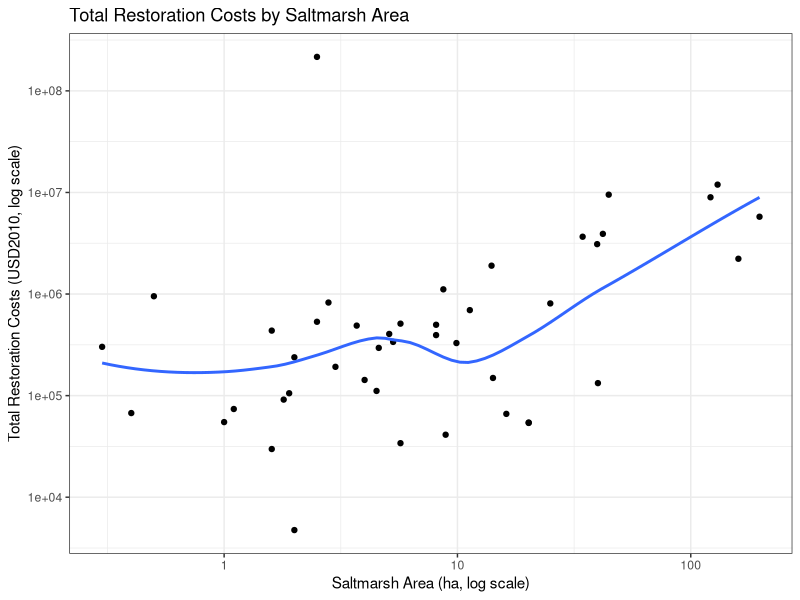

Write the R code that produced this figure.
## ---- chunk 1
#load libraries
library(tidyverse)
library(here)
library(knitr)
library(kableExtra)

#import data
cost_df <- read.csv(here("data", "cost_df.csv"))
## ---- chunk 2
#inspect the dataset
# unique(cost_df$wetland_type)

#filter dataset for wetlands type
wetland_df <- cost_df %>% 
  filter(wetland_type == "saltmarsh") %>% 
  drop_na()
## ---- chunk 3
#create a new variable with restoration costs per hectare
wetland_df <- wetland_df %>%
  mutate(cost_per_ha = total_cost_2010 / area_ha)

#show me the study with the closest area to 60 hectares
# wetland_df %>% 
#   filter(area_ha > 40 & area_ha < 100) %>% 
#   select(observation, area_ha, total_cost_2010, cost_per_ha)

# hb_wetland_df <- wetland_df %>% 
#   filter(observation == 126)

# head(hb_wetland_df)

## ---- chunk 4
# #scatter plot
# ggplot(wetland_df, aes(x = area_ha, y = total_cost_2010)) +
#   geom_point() +
#   labs(title = "Total restoration costs by wetland area",
#        x = "Wetland area (ha)",
#        y = "Total restoration costs (USD2010)") +
#   theme_bw()

# The above scatterplot shows all the points very close to each other, making it difficult to see the relationship between area and costs.To better visualize, log-transform the axes.

# Scatter plot with log-transformed axes
ggplot(wetland_df, aes(x = area_ha, y = total_cost_2010)) +
  geom_point() +
  geom_smooth(se = FALSE) +
  scale_x_log10() +  # Log transform x-axis
  scale_y_log10() +  # Log transform y-axis
  labs(title = "Total Restoration Costs by Saltmarsh Area",
       x = "Saltmarsh Area (ha, log scale)",
       y = "Total Restoration Costs (USD2010, log scale)") +
  theme_bw()
## ---- chunk 5
# run regression
lm_cost <- lm(total_cost_2010 ~ area_ha, data = wetland_df)

# display results
# summary(lm_cost)
## ---- chunk 6
# recalculate total cost with 60 ha of wetland
hb_cost <- predict(lm_cost, data.frame(area_ha = 60))
# hb_cost
## ---- chunk 7

#ln(damages/GDP) = -7.992 - 0.236ln(wetlands) + 3.298ln(wind speed) - 
#0.55ln(speed) + 0.137(volume) - 0.058(time)

#given data
current_wetland_area <- 72
additional_wetland_area <- 60
total_wetland_area <- current_wetland_area + additional_wetland_area #132
damages <- 18000000  

#calculate ln(damages/GDP) for current and total wetland area
ln_damage_current <- -7.992 - 0.236 * log(current_wetland_area)
#-7.992 - 0.236 * log(72)[4.276] = -9.001293

ln_damage_total <- -7.992 - 0.236 * log(total_wetland_area)
#-7.992 - 0.236 * log(132)[4.882] = -9.144341

#calculate damages/GDP ratios (we found the log and we need the actual results)
damage_current <- exp(ln_damage_current)
#exp(-9.001293) ≈ 0.0001232503

damage_total <- exp(ln_damage_total)
#exp(-9.144341) ≈ 0.0001068226

#calculate avoided damage
#subtract the new ratio from the old ratio and multiply by the total damages
avoided_damage <- damages * (damage_current - damage_total)
#0.0001232503 - 0.0001068226 = 0.0000164277 * 18000000 = 295.6986
# avoided_damage
